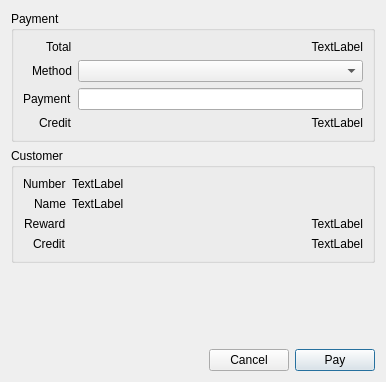
<?xml version="1.0" encoding="UTF-8"?>
<ui version="4.0">
 <class>AdvancePaymentDialog</class>
 <widget class="QDialog" name="AdvancePaymentDialog">
  <property name="geometry">
   <rect>
    <x>0</x>
    <y>0</y>
    <width>386</width>
    <height>382</height>
   </rect>
  </property>
  <property name="windowTitle">
   <string>Advance Payment</string>
  </property>
  <property name="modal">
   <bool>true</bool>
  </property>
  <layout class="QVBoxLayout" name="verticalLayout">
   <item>
    <widget class="QGroupBox" name="groupBox">
     <property name="title">
      <string>Payment</string>
     </property>
     <layout class="QFormLayout" name="formLayout_2">
      <property name="labelAlignment">
       <set>Qt::AlignRight|Qt::AlignTrailing|Qt::AlignVCenter</set>
      </property>
      <item row="0" column="0">
       <widget class="QLabel" name="label">
        <property name="text">
         <string>Total</string>
        </property>
       </widget>
      </item>
      <item row="1" column="0">
       <widget class="QLabel" name="label_2">
        <property name="text">
         <string>Method</string>
        </property>
       </widget>
      </item>
      <item row="2" column="0">
       <widget class="QLabel" name="label_3">
        <property name="text">
         <string>Payment</string>
        </property>
       </widget>
      </item>
      <item row="3" column="0">
       <widget class="QLabel" name="label_4">
        <property name="text">
         <string>Credit</string>
        </property>
       </widget>
      </item>
      <item row="1" column="1">
       <widget class="QComboBox" name="comboBox"/>
      </item>
      <item row="2" column="1">
       <widget class="LibGUI::MoneyLineEdit" name="linePayment"/>
      </item>
      <item row="0" column="1">
       <widget class="QLabel" name="labelTotal">
        <property name="text">
         <string>TextLabel</string>
        </property>
        <property name="alignment">
         <set>Qt::AlignRight|Qt::AlignTrailing|Qt::AlignVCenter</set>
        </property>
       </widget>
      </item>
      <item row="3" column="1">
       <widget class="QLabel" name="labelCredit">
        <property name="text">
         <string>TextLabel</string>
        </property>
        <property name="alignment">
         <set>Qt::AlignRight|Qt::AlignTrailing|Qt::AlignVCenter</set>
        </property>
       </widget>
      </item>
     </layout>
    </widget>
   </item>
   <item>
    <widget class="QGroupBox" name="groupBox_2">
     <property name="title">
      <string>Customer</string>
     </property>
     <layout class="QFormLayout" name="formLayout">
      <property name="labelAlignment">
       <set>Qt::AlignRight|Qt::AlignTrailing|Qt::AlignVCenter</set>
      </property>
      <item row="0" column="0">
       <widget class="QLabel" name="label_5">
        <property name="text">
         <string>Number</string>
        </property>
       </widget>
      </item>
      <item row="1" column="0">
       <widget class="QLabel" name="label_6">
        <property name="text">
         <string>Name</string>
        </property>
       </widget>
      </item>
      <item row="2" column="0">
       <widget class="QLabel" name="label_7">
        <property name="text">
         <string>Reward</string>
        </property>
       </widget>
      </item>
      <item row="3" column="0">
       <widget class="QLabel" name="label_8">
        <property name="text">
         <string>Credit</string>
        </property>
       </widget>
      </item>
      <item row="0" column="1">
       <widget class="QLabel" name="labelCusNumber">
        <property name="text">
         <string>TextLabel</string>
        </property>
       </widget>
      </item>
      <item row="1" column="1">
       <widget class="QLabel" name="labelCusName">
        <property name="text">
         <string>TextLabel</string>
        </property>
       </widget>
      </item>
      <item row="2" column="1">
       <widget class="QLabel" name="labelCusReward">
        <property name="text">
         <string>TextLabel</string>
        </property>
        <property name="alignment">
         <set>Qt::AlignRight|Qt::AlignTrailing|Qt::AlignVCenter</set>
        </property>
       </widget>
      </item>
      <item row="3" column="1">
       <widget class="QLabel" name="labelCusCredit">
        <property name="text">
         <string>TextLabel</string>
        </property>
        <property name="alignment">
         <set>Qt::AlignRight|Qt::AlignTrailing|Qt::AlignVCenter</set>
        </property>
       </widget>
      </item>
     </layout>
    </widget>
   </item>
   <item>
    <spacer name="verticalSpacer">
     <property name="orientation">
      <enum>Qt::Vertical</enum>
     </property>
     <property name="sizeHint" stdset="0">
      <size>
       <width>20</width>
       <height>40</height>
      </size>
     </property>
    </spacer>
   </item>
   <item>
    <layout class="QHBoxLayout" name="horizontalLayout">
     <item>
      <spacer name="horizontalSpacer">
       <property name="orientation">
        <enum>Qt::Horizontal</enum>
       </property>
       <property name="sizeHint" stdset="0">
        <size>
         <width>40</width>
         <height>20</height>
        </size>
       </property>
      </spacer>
     </item>
     <item>
      <widget class="QPushButton" name="pushCancel">
       <property name="text">
        <string>Cancel</string>
       </property>
       <property name="autoDefault">
        <bool>false</bool>
       </property>
      </widget>
     </item>
     <item>
      <widget class="QPushButton" name="pushPay">
       <property name="text">
        <string>Pay</string>
       </property>
      </widget>
     </item>
    </layout>
   </item>
  </layout>
 </widget>
 <customwidgets>
  <customwidget>
   <class>LibGUI::MoneyLineEdit</class>
   <extends>QLineEdit</extends>
   <header>moneylineedit.h</header>
  </customwidget>
 </customwidgets>
 <tabstops>
  <tabstop>comboBox</tabstop>
  <tabstop>linePayment</tabstop>
  <tabstop>pushPay</tabstop>
  <tabstop>pushCancel</tabstop>
 </tabstops>
 <resources/>
 <connections>
  <connection>
   <sender>pushCancel</sender>
   <signal>clicked()</signal>
   <receiver>AdvancePaymentDialog</receiver>
   <slot>close()</slot>
   <hints>
    <hint type="sourcelabel">
     <x>200</x>
     <y>344</y>
    </hint>
    <hint type="destinationlabel">
     <x>168</x>
     <y>183</y>
    </hint>
   </hints>
  </connection>
 </connections>
</ui>
